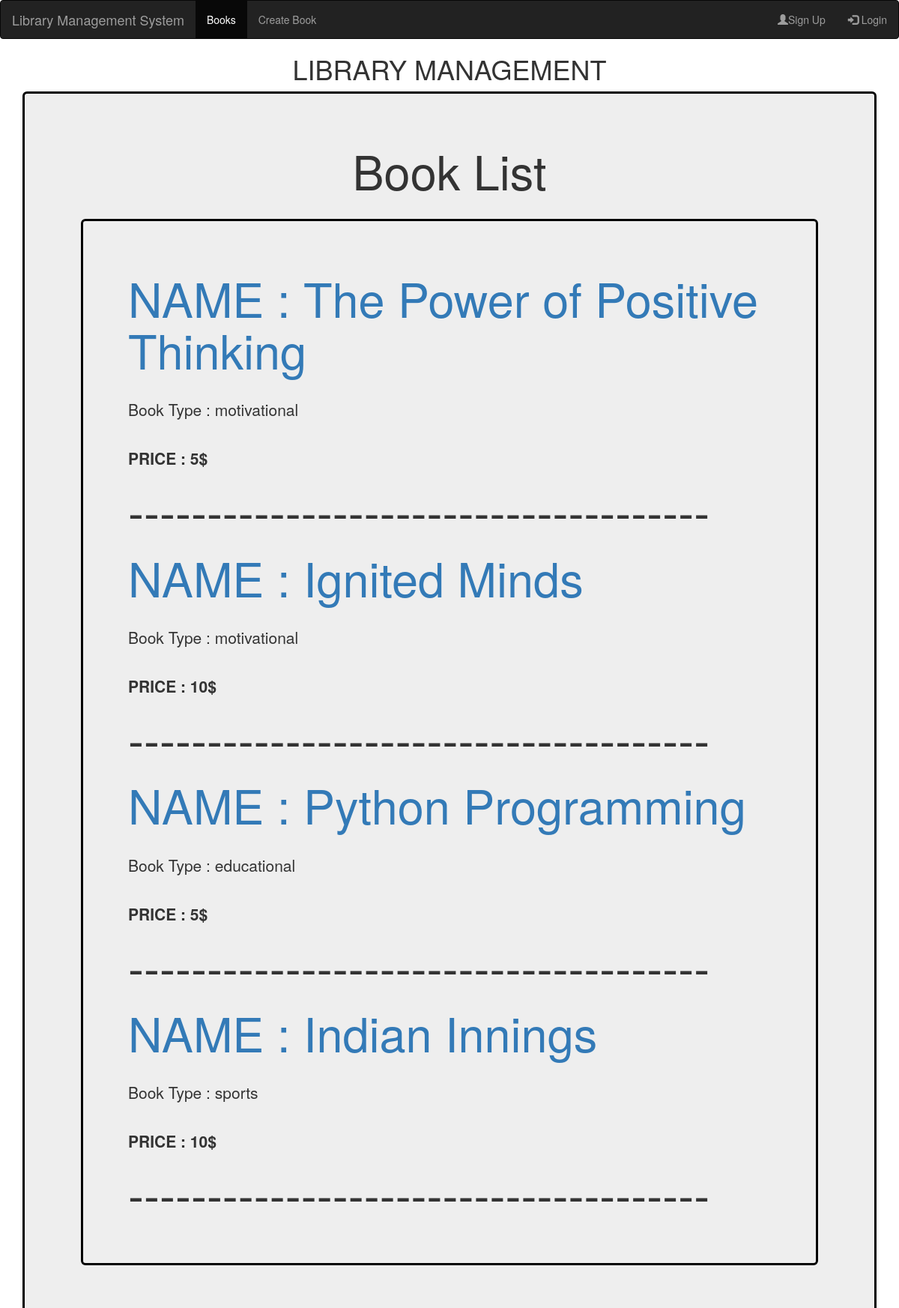
/books, run on the app's committed database.
### main.py (models this page shows, shortened)
class Book(db.Model):
    id = db.Column(db.Integer, primary_key=True)
    book_name = db.Column(db.String(15), unique=True)
    book_description = db.Column(db.String(25))
    category = db.Column(db.String(20))
    book_type = db.Column(db.String(20), nullable=False)
    price = db.Column(db.String(20), nullable=False)
    date_posted = db.Column(db.DateTime, nullable=False, default=datetime.utcnow)

### main.py (the view)
@app.route('/books', methods=['GET','POST'])
def Books_list():
    books = Book.query.all()
    return render_template('book_list.html', books=books)

### templates/book_list.html (shortened to what this page needs)
{% extends 'layout.html' %}
{% block content %}
<div class="jumbotron jmb">
<div class="container">
    <h1 class="text-center">Book List</h1>
    <br>
    <div class="jumbotron jmb">
        {% for book in books %}
        {% if current_user.is_authenticated %}
            <a href="{{ url_for('Books_detail', id=book.id ) }}"> <h1>NAME : {{book.book_name}}</h1></a>
        {% else %}
            <a href="{{ url_for('Books_detail', id=book.id )  }}" id="login"><h1>NAME : {{book.book_name}}</h1></a>
        {% endif %}
        <br>
        <p>Book Type : {{book.book_type}}</p>
        <br>
        <p> <strong>PRICE : {{book.price}}</strong> </p>
        <h1>-------------------------------------</h1>
        {% endfor %}
    </div>
</div>
</div>
{% endblock content %}

### templates/layout.html (shortened to what this page needs)
<!DOCTYPE html>
<html lang="en">
<head>
  <link rel="stylesheet" href="https://maxcdn.bootstrapcdn.com/bootstrap/3.4.1/css/bootstrap.min.css">
  <link rel="stylesheet" href="https://cdnjs.cloudflare.com/ajax/libs/font-awesome/4.7.0/css/font-awesome.min.css">
</head>
  <nav class="navbar navbar-inverse">
    <div class="container-fluid">
      <div class="navbar-header">
        <a class="navbar-brand" href="{{ url_for('Index') }}">Library Management System</a>
      </div>
      <ul class="nav navbar-nav">
        <li class="active"><a href="{{ url_for('Books_list') }}">Books</a></li>
        {% if current_user.is_authenticated %}
        <li><a href="{{ url_for('CreateBook') }}">Create Book</a></li>
        {% else %}
        <li><a href="{{ url_for('CreateBook') }}" id="createbook">Create Book</a></li>
        {% endif %}
      </ul>
      <ul class="nav navbar-nav navbar-right">
        {% if current_user.is_authenticated %}
        <li><a href="#"><span class="glyphicon glyphicon-user"></span>Logged in as : {{current_user.username}} </a>
        </li>
        <li><a href="{{ url_for('logout') }}"><span class="glyphicon glyphicon-log-out"></span>Logout </a></li>
        {% else %}
        <li><a href="{{ url_for('register') }}"><span class="glyphicon glyphicon-user"></span>Sign Up</a></li>
        <li><a href="{{ url_for('login') }}"><span class="glyphicon glyphicon-log-in"></span> Login</a></li>
        {% endif %}
      </ul>
    </div>
  </nav>
  <div>
    <h1 style="text-align: center">LIBRARY MANAGEMENT</h1>
  </div>
  <div class="container">
      {% block content %}
      {% endblock %}
  </div>
</body>
</html>

### templates/layout.html (style rules this page uses)
.jmb { border: black solid 3px; }

### templates/book_list.html (style rules this page uses)
.jmb { border: black solid 3px; }

### data on the page
Book: book_name "The Power of Positive Thinking", book_type "motivational", price "5$"
Book: book_name "Ignited Minds", book_type "motivational", price "10$"
Book: book_name "Python Programming", book_type "educational", price "5$"
Book: book_name "Indian Innings", book_type "sports", price "10$"
